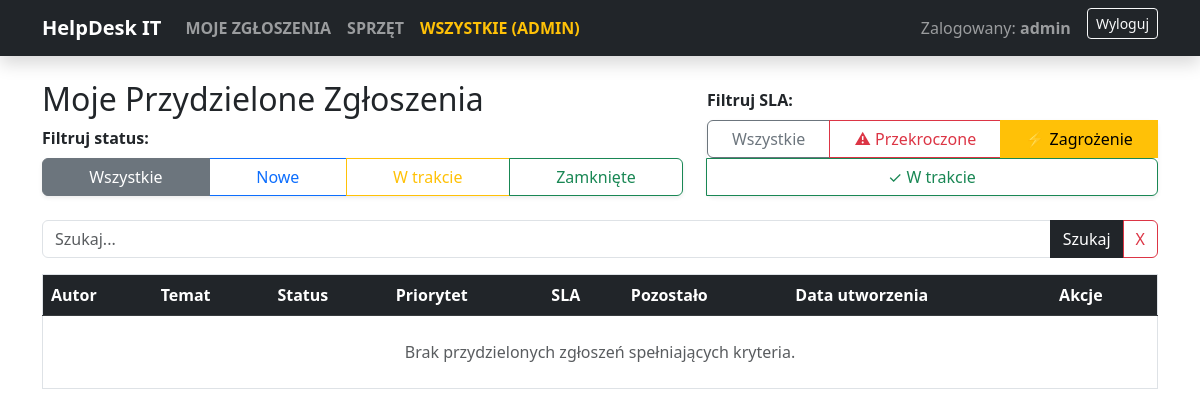
Page /moje-przydzielone/?status=&sla=at_risk&q= (signed in) on the earlier database version.
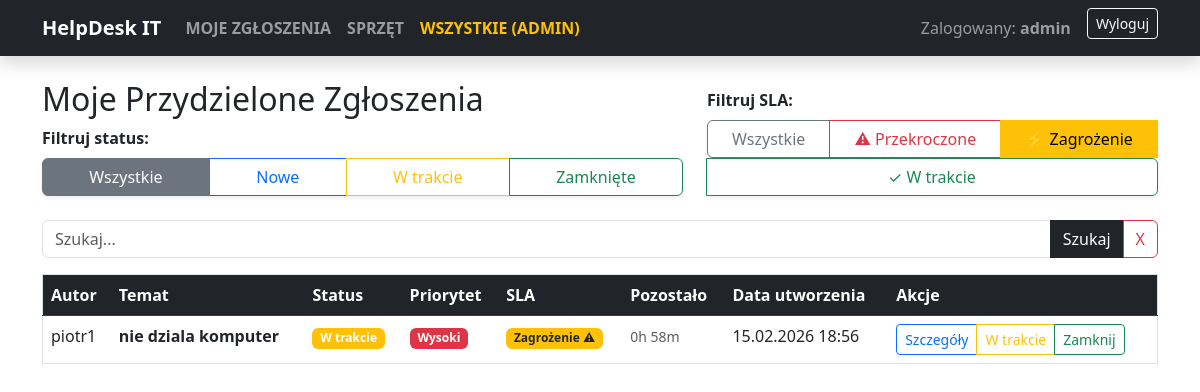
Same page on the later database version.
### zgloszenia/models.py (models this page shows, shortened)
class Zgloszenie(models.Model):
    KATEGORIE = [
        ('sprzet', 'Sprzęt'),
        ('oprogramowanie', 'Oprogramowanie'),
        ('net', 'Internet'),
    ]
    PRIORYTETY = [
        ('niski', 'Niski'),
        ('wysoki', 'Wysoki'),
    ]
    STATUSY = [
        ('nowe', 'Nowe'),
        ('w_trakcie', 'W trakcie'),
        ('zamkniete', 'Zamknięte'),
    ]
    tytul = models.CharField(max_length=200, verbose_name='Tytuł awarii')
    opis = models.TextField(verbose_name='Opis awarii')
    kategoria = models.CharField(max_length=20, choices=KATEGORIE, default='sprzet')
    priorytet = models.CharField(max_length=20, choices=PRIORYTETY, default='niski')
    status = models.CharField(max_length=20, choices=STATUSY, default='nowe')
    data_utworzenia = models.DateTimeField(auto_now_add=True)
    data_rozwiazania = models.DateTimeField(null=True, blank=True, verbose_name='Data rozwiązania')
    sla_deadline = models.DateTimeField(null=True, blank=True, verbose_name='Termin SLA')
    autor = models.ForeignKey(User, on_delete=models.CASCADE)
    assigned_to = models.ForeignKey(User, on_delete=models.SET_NULL, null=True, blank=True, related_name='przydzielone_zgloszenia', verbose_name='Przydzielono do')
    urzadzenie = models.ForeignKey(Sprzet, on_delete=models.SET_NULL, null=True, blank=True)
    def get_sla_status(self):
        if not self.sla_deadline:
            return 'on_track'
        if self.status == 'zamkniete':
            if self.data_rozwiazania and self.data_rozwiazania <= self.sla_deadline:
                return 'met'
            else:
                return 'breached'
        else:
            time_remaining = self.sla_deadline - timezone.now()
            if time_remaining.total_seconds() < 0:
                return 'breached'
            elif time_remaining.total_seconds() < 3600:
                return 'at_risk'
            else:
                return 'on_track'
    def get_sla_status_display(self):
        status_map = {
            'on_track': 'W trakcie ✓',
            'at_risk': 'Zagrożenie ⚠',
            'breached': 'Przekroczone ✗',
            'met': 'Spełnione ✓'
        }
        return status_map.get(self.get_sla_status(), 'Nieznany')
    def get_time_remaining(self):
        if not self.sla_deadline:
            return 'Brak SLA'
        remaining = self.sla_deadline - timezone.now()
        hours, remainder = divmod(int(remaining.total_seconds()), 3600)
        minutes = remainder // 60
        return f"{hours}h {minutes}m"
    screenshot = models.ImageField(upload_to='screenshoty/', null=True, blank=True)

### zgloszenia/views.py (the view)
# urls.py: path('moje-przydzielone/', views.moje_przydzielone_zgloszenia, name='moje_przydzielone_zgloszenia'),
@login_required
@user_passes_test(czy_admin)
def moje_przydzielone_zgloszenia(request):
    zgloszenia = Zgloszenie.objects.filter(assigned_to=request.user).order_by('-data_utworzenia')
    wybrany_status = request.GET.get('status', '')
    szukana_fraza = request.GET.get('q', '')
    wybrany_sla = request.GET.get('sla', '')
    if wybrany_status:
        zgloszenia = zgloszenia.filter(status=wybrany_status)
    if szukana_fraza:
        zgloszenia = zgloszenia.filter(
            Q(tytul__icontains=szukana_fraza) |
            Q(opis__icontains=szukana_fraza)
        )
    if wybrany_sla == 'breached':
        zgloszenia = [z for z in zgloszenia if z.get_sla_status() == 'breached']
    elif wybrany_sla == 'at_risk':
        zgloszenia = [z for z in zgloszenia if z.get_sla_status() == 'at_risk']
    elif wybrany_sla == 'on_track':
        zgloszenia = [z for z in zgloszenia if z.get_sla_status() == 'on_track']
    context = {
        'zgloszenia': zgloszenia,
        'wybrany_status': wybrany_status,
        'szukana_fraza': szukana_fraza,
        'wybrany_sla': wybrany_sla,
    }
    return render(request, 'zgloszenia/moje_przydzielone.html', context)

### zgloszenia/views.py (called while the page is built)
def czy_admin(user):
    return user.is_staff

### zgloszenia/templates/zgloszenia/moje_przydzielone.html (shortened to what this page needs)
{% extends 'base.html' %}
{% block content %}
<div class="row align-items-end mb-4">
    <div class="col-md-7">
        <h2>Moje Przydzielone Zgłoszenia</h2>
        <label class="form-label fw-bold">Filtruj status:</label>
        <div class="btn-group d-flex shadow-sm" style="flex-wrap: wrap;">
            <a href="?status=&q={{ szukana_fraza }}"
               class="btn btn-outline-secondary {% if not wybrany_status %}active{% endif %}">Wszystkie</a>
            <a href="?status=nowe&q={{ szukana_fraza }}"
               class="btn btn-outline-primary {% if wybrany_status == 'nowe' %}active{% endif %}">Nowe</a>
            <a href="?status=w_trakcie&q={{ szukana_fraza }}"
               class="btn btn-outline-warning {% if wybrany_status == 'w_trakcie' %}active{% endif %}">W trakcie</a>
            <a href="?status=zamkniete&q={{ szukana_fraza }}"
               class="btn btn-outline-success {% if wybrany_status == 'zamkniete' %}active{% endif %}">Zamknięte</a>
        </div>
    </div>
    <div class="col-md-5">
        <label class="form-label fw-bold">Filtruj SLA:</label>
        <div class="btn-group d-flex shadow-sm" style="flex-wrap: wrap;">
            <a href="?status={{ wybrany_status }}&q={{ szukana_fraza }}"
               class="btn btn-outline-secondary {% if not wybrany_sla %}active{% endif %}">Wszystkie</a>
            <a href="?status={{ wybrany_status }}&sla=breached&q={{ szukana_fraza }}"
               class="btn btn-outline-danger {% if wybrany_sla == 'breached' %}active{% endif %}">⚠ Przekroczone</a>
            <a href="?status={{ wybrany_status }}&sla=at_risk&q={{ szukana_fraza }}"
               class="btn btn-outline-warning {% if wybrany_sla == 'at_risk' %}active{% endif %}">⚡ Zagrożenie</a>
            <a href="?status={{ wybrany_status }}&sla=on_track&q={{ szukana_fraza }}"
               class="btn btn-outline-success {% if wybrany_sla == 'on_track' %}active{% endif %}">✓ W trakcie</a>
        </div>
    </div>
</div>
<div class="row mb-3">
    <div class="col-md-12">
        <form method="get" class="d-flex">
            <div class="input-group">
                <input type="text" name="q" class="form-control" placeholder="Szukaj..." value="{{ szukana_fraza }}">
                <button class="btn btn-dark" type="submit">Szukaj</button>
                <a href="{% url 'moje_przydzielone_zgloszenia' %}" class="btn btn-outline-danger">X</a>
            </div>
        </form>
    </div>
</div>
<table class="table table-hover border">
    <thead class="table-dark">
        <tr>
            <th>Autor</th>
            <th>Temat</th>
            <th>Status</th>
            <th>Priorytet</th>
            <th>SLA</th>
            <th>Pozostało</th>
            <th>Data utworzenia</th>
            <th>Akcje</th>
        </tr>
    </thead>
    <tbody>
        {% for z in zgloszenia %}
        <tr>
            <td>{{ z.autor.username }}</td>
            <td>
                <a href="{% url 'szczegoly_zgloszenia' z.pk %}" class="fw-bold text-decoration-none text-dark">
                    {{ z.tytul }}
                </a>
            </td>
            <td>
                <span class="badge
                    {% if z.status == 'nowe' %}bg-primary{% elif z.status == 'w_trakcie' %}bg-warning{% else %}bg-success{% endif %}">
                    {{ z.get_status_display }}
                </span>
            </td>
            <td>
                <span class="badge {% if z.priorytet == 'wysoki' %}bg-danger{% else %}bg-info{% endif %}">
                    {{ z.get_priorytet_display }}
                </span>
            </td>
            <td>
                {% with sla_status=z.get_sla_status %}
                <span class="badge {% if sla_status == 'on_track' %}bg-success{% elif sla_status == 'at_risk' %}bg-warning text-dark{% elif sla_status == 'breached' %}bg-danger{% else %}bg-info{% endif %}">
                    {{ z.get_sla_status_display }}
                </span>
                {% endwith %}
            </td>
            <td>
                {% if z.status != 'zamkniete' %}
                    <small class="text-muted">{{ z.get_time_remaining }}</small>
                {% else %}
                    <small class="text-muted">-</small>
                {% endif %}
            </td>
            <td>{{ z.data_utworzenia|date:"d.m.Y H:i" }}</td>
            <td>
                <div class="btn-group btn-group-sm" role="group">
                    <a href="{% url 'szczegoly_zgloszenia' z.pk %}" class="btn btn-outline-primary">Szczegóły</a>
                    <a href="{% url 'zmien_status' z.pk 'w_trakcie' %}"
                       class="btn btn-outline-warning"
                       {% if z.status == 'w_trakcie' %}disabled{% endif %}>W trakcie</a>
                    <a href="{% url 'zmien_status' z.pk 'zamkniete' %}"
                       class="btn btn-outline-success"
                       {% if z.status == 'zamkniete' %}disabled{% endif %}>Zamknij</a>
                </div>
            </td>
        </tr>
        {% empty %}
        <tr>
            <td colspan="8" class="text-center text-muted p-4">                Brak przydzielonych zgłoszeń spełniających kryteria.
            </td>
        </tr>
        {% endfor %}
    </tbody>
</table>
{% endblock %}

### templates/base.html (shortened to what this page needs)
<!DOCTYPE html>
<html lang="pl">
<head>
    <link href="https://cdn.jsdelivr.net/npm/bootstrap@5.3.0/dist/css/bootstrap.min.css" rel="stylesheet">
</head>
<body>
    <nav class="navbar navbar-expand-lg navbar-dark bg-dark mb-4 shadow">
    <div class="container">
        <a class="navbar-brand fw-bold" href="/">HelpDesk IT</a>
        <div class="collapse navbar-collapse">
            <ul class="navbar-nav me-auto">
                {% if user.is_authenticated %}
                    {% if user.is_staff %}
                        <li class="nav-item"><a class="nav-link fw-bold" href="{% url 'moje_przydzielone_zgloszenia' %}">MOJE ZGŁOSZENIA</a></li>
                        <li class="nav-item"><a class="nav-link fw-bold" href="{% url 'lista_sprzetu' %}">SPRZĘT</a></li>
                        <li class="nav-item"><a class="nav-link text-warning fw-bold" href="{% url 'panel_administratora' %}">WSZYSTKIE (ADMIN)</a></li>
                    {% endif %}
                {% endif %}
            </ul>
            <div class="navbar-nav">
                {% if user.is_authenticated %}
                    <span class="navbar-text me-3">Zalogowany: <strong>{{ user.username }}</strong></span>
                    <form action="{% url 'logout' %}" method="post" class="d-inline">
                        {% csrf_token %}<button type="submit" class="btn btn-outline-light btn-sm">Wyloguj</button>
                    </form>
                {% else %}
                    <a class="btn btn-outline-light btn-sm me-2" href="{% url 'rejestracja' %}">Rejestracja</a>
                    <a class="btn btn-outline-light btn-sm" href="{% url 'login' %}">Zaloguj się</a>
                {% endif %}
            </div>
        </div>
    </div>
</nav>
    <div class="container">
        {% block content %}
        {% endblock %}
    </div>
</body>
</html>

Differences in the rows shown:
added Zgloszenie: autor.username "piotr1", tytul "nie dziala komputer", status "W trakcie", priorytet "Wysoki", sla_status "Zagrożenie ⚠", get_time_remaining "0h 58m", data_utworzenia "15.02.2026 18:56"
Other differences:
text no longer shown: "Brak przydzielonych zgłoszeń spełniających kryteria."
